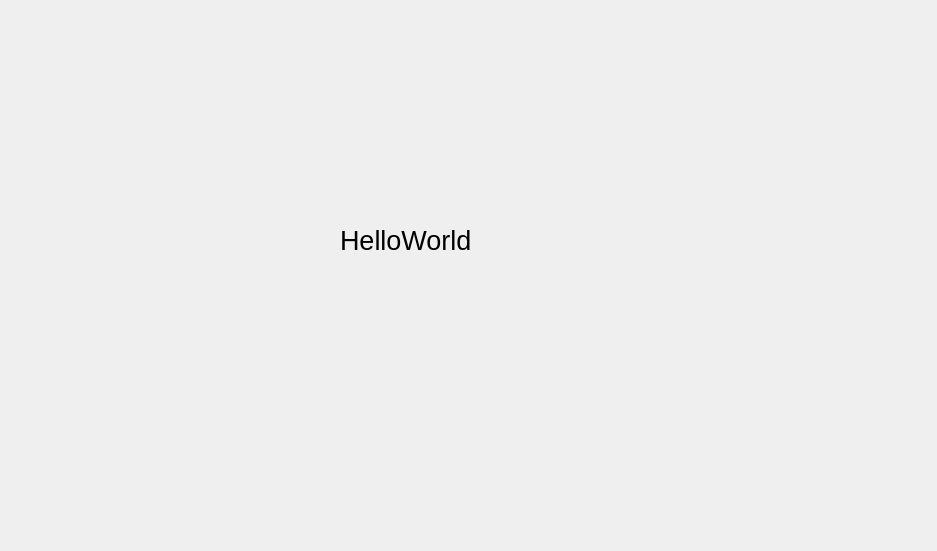
<?xml version="1.0" encoding="UTF-8"?>
<ui version="4.0">
 <class>Widget</class>
 <widget class="QWidget" name="Widget">
  <property name="geometry">
   <rect>
    <x>0</x>
    <y>0</y>
    <width>937</width>
    <height>551</height>
   </rect>
  </property>
  <property name="windowTitle">
   <string>Widget</string>
  </property>
  <widget class="QLabel" name="label">
   <property name="geometry">
    <rect>
     <x>340</x>
     <y>190</y>
     <width>241</width>
     <height>101</height>
    </rect>
   </property>
   <property name="font">
    <font>
     <pointsize>20</pointsize>
    </font>
   </property>
   <property name="text">
    <string>HelloWorld</string>
   </property>
  </widget>
 </widget>
 <resources/>
 <connections/>
</ui>
